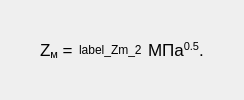
           <widget class="QFrame" name="frame_77">
            <property name="frameShape">
             <enum>QFrame::NoFrame</enum>
            </property>
            <property name="frameShadow">
             <enum>QFrame::Raised</enum>
            </property>
            <layout class="QGridLayout" name="gridLayout_155">
             <property name="leftMargin">
              <number>40</number>
             </property>
             <property name="topMargin">
              <number>0</number>
             </property>
             <property name="rightMargin">
              <number>0</number>
             </property>
             <property name="bottomMargin">
              <number>0</number>
             </property>
             <item row="0" column="0">
              <widget class="QLabel" name="label_557">
               <property name="text">
                <string>&lt;!DOCTYPE HTML PUBLIC &quot;-//W3C//DTD HTML 4.0//EN&quot; &quot;http://www.w3.org/TR/REC-html40/strict.dtd&quot;&gt;
&lt;html&gt;&lt;head&gt;&lt;meta name=&quot;qrichtext&quot; content=&quot;1&quot; /&gt;&lt;style type=&quot;text/css&quot;&gt;
p, li { white-space: pre-wrap; }
&lt;/style&gt;&lt;/head&gt;&lt;body style=&quot; font-family:'Lucida Grande'; font-size:13pt; font-weight:400; font-style:normal;&quot;&gt;
&lt;p style=&quot; margin-top:0px; margin-bottom:0px; margin-left:0px; margin-right:0px; -qt-block-indent:0; text-indent:0px;&quot;&gt;Z&lt;span style=&quot; vertical-align:sub;&quot;&gt;м&lt;/span&gt; =&lt;/p&gt;&lt;/body&gt;&lt;/html&gt;</string>
               </property>
              </widget>
             </item>
             <item row="0" column="3">
              <spacer name="horizontalSpacer_149">
               <property name="orientation">
                <enum>Qt::Horizontal</enum>
               </property>
               <property name="sizeHint" stdset="0">
                <size>
                 <width>40</width>
                 <height>20</height>
                </size>
               </property>
              </spacer>
             </item>
             <item row="0" column="1">
              <widget class="QLabel" name="label_Zm_3">
               <property name="text">
                <string>label_Zm_2</string>
               </property>
              </widget>
             </item>
             <item row="0" column="2">
              <widget class="QLabel" name="label_558">
               <property name="text">
                <string>&lt;!DOCTYPE HTML PUBLIC &quot;-//W3C//DTD HTML 4.0//EN&quot; &quot;http://www.w3.org/TR/REC-html40/strict.dtd&quot;&gt;
&lt;html&gt;&lt;head&gt;&lt;meta name=&quot;qrichtext&quot; content=&quot;1&quot; /&gt;&lt;style type=&quot;text/css&quot;&gt;
p, li { white-space: pre-wrap; }
&lt;/style&gt;&lt;/head&gt;&lt;body style=&quot; font-family:'Lucida Grande'; font-size:13pt; font-weight:400; font-style:normal;&quot;&gt;
&lt;p style=&quot; margin-top:0px; margin-bottom:0px; margin-left:0px; margin-right:0px; -qt-block-indent:0; text-indent:0px;&quot;&gt;МПа&lt;span style=&quot; vertical-align:super;&quot;&gt;0.5&lt;/span&gt;.&lt;/p&gt;&lt;/body&gt;&lt;/html&gt;</string>
               </property>
              </widget>
             </item>
            </layout>
           </widget>
